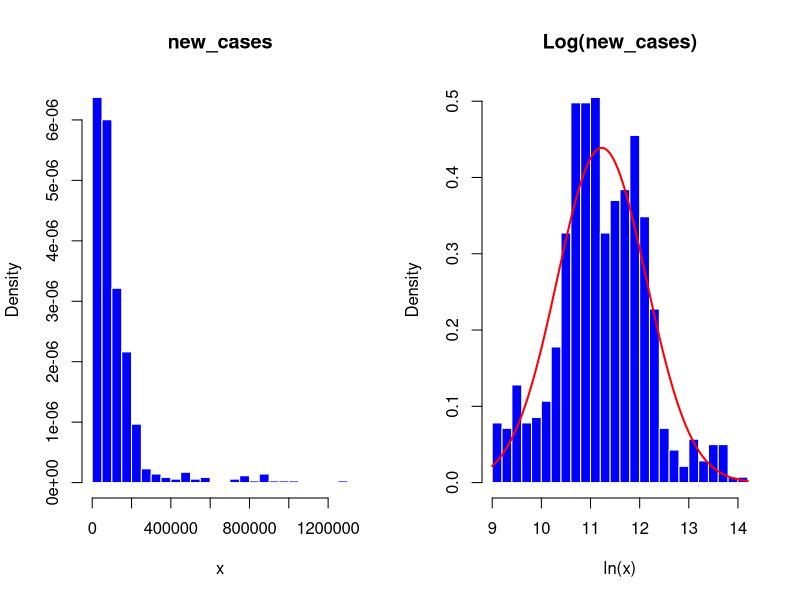
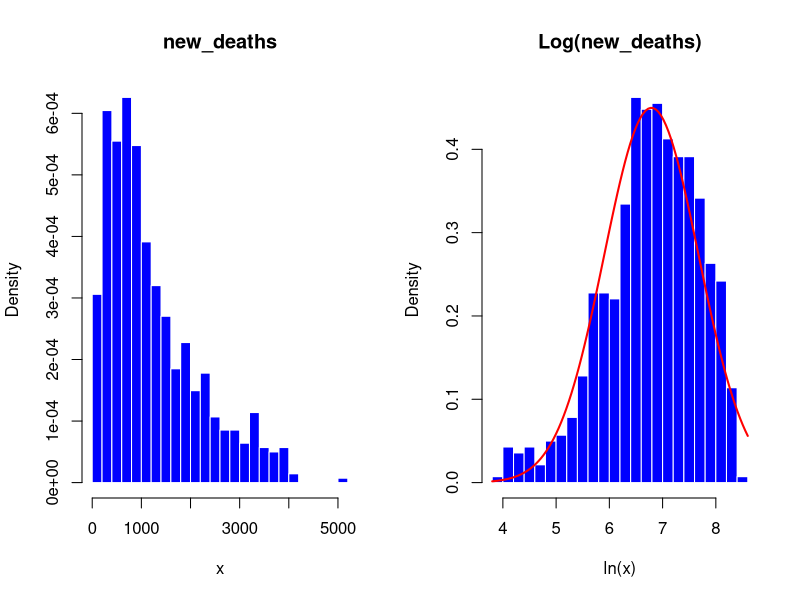
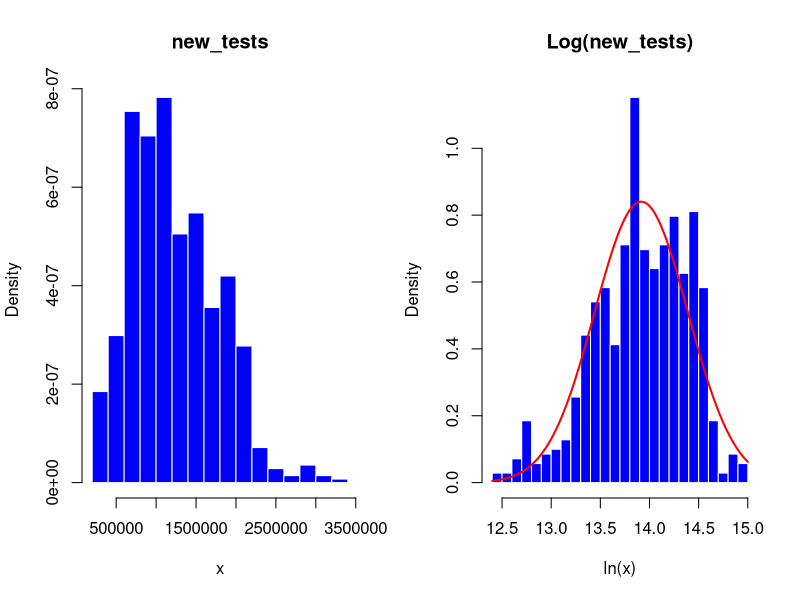
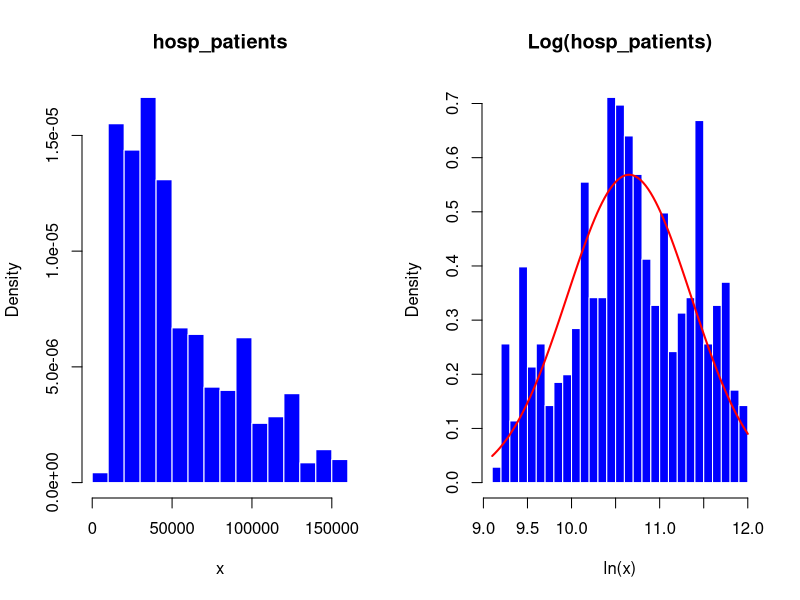
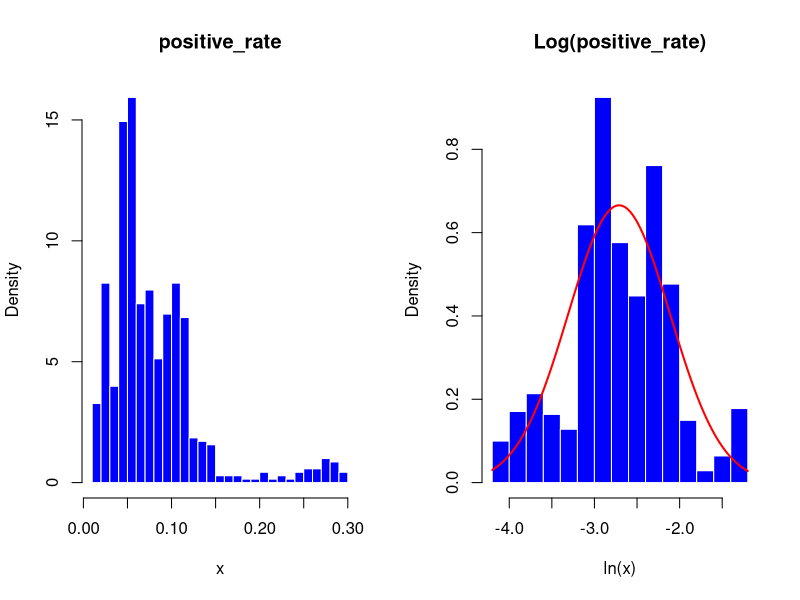
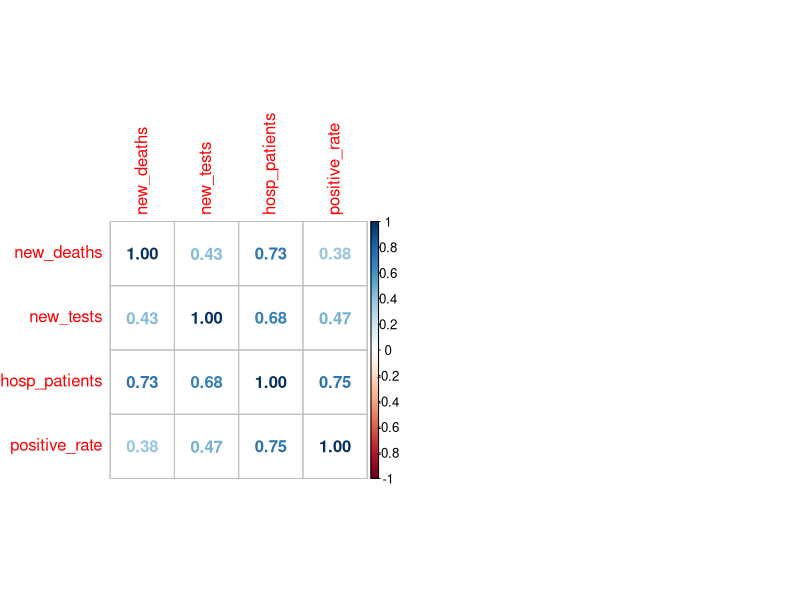
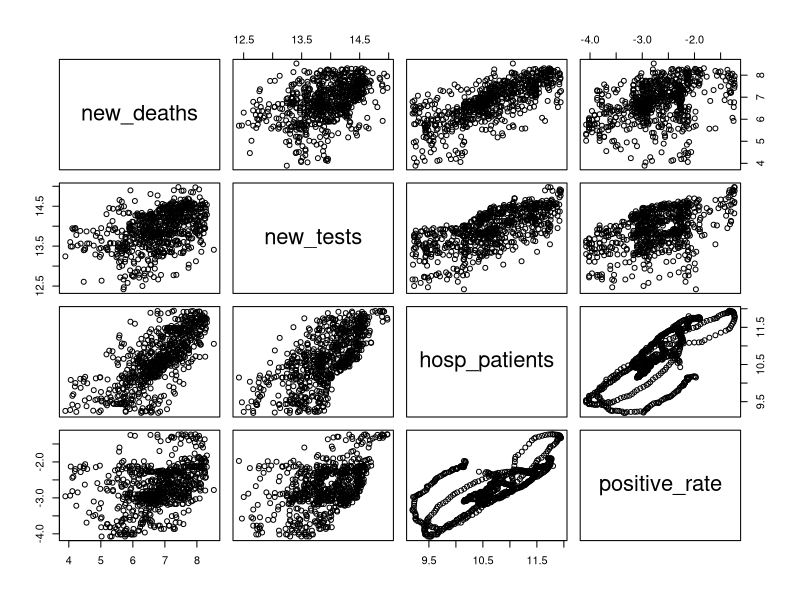
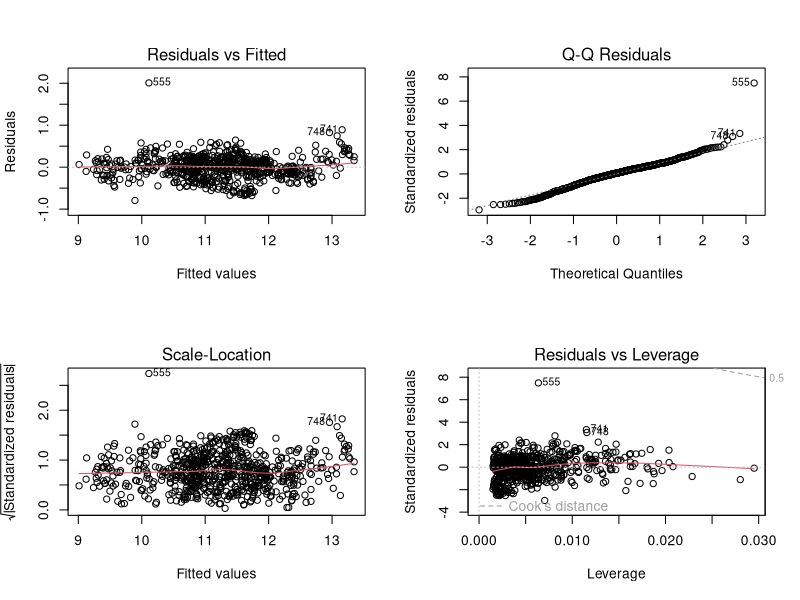

Generate these figures, in order, with R:
## ---- chunk 1
library(dplyr)
library(tidyr)
library(rmarkdown)
library(ggplot2)
library(car)
library(corrplot)

old_data <- read.csv("usa.csv")
paged_table(old_data) # thay thế cho print, in ra bảng đẹp hơn
## ---- chunk 2
new_data <- old_data %>% select(3:14)
paged_table(new_data)
## ---- chunk 3
main_data <- subset(new_data , select = c(new_cases, new_deaths , new_tests, hosp_patients , positive_rate))
## ---- chunk 4
main_data %>% sapply(function(col) sum(is.na(col)))    #Số dữ liệu bị khuyết theo cột
apply(main_data, 2, function(x)sum(is.na(x))/length(x))    #Tỉ lệ dữ liệu bị khuyết
## ---- chunk 5
main_data <- na.omit(main_data)
# main_data[is.na(main_data)] <- 0    #NA <- 0
paged_table(main_data)
## ---- chunk 6
stat_table<-apply(main_data[,c("new_cases", "new_deaths", "new_tests", "hosp_patients", "positive_rate")], 2,
function(x){c(mean(x), median(x), sd(x), min(x), max(x))})
rownames(stat_table)<-c("mean", "median", "sd", "min", "max")
paged_table(as.data.frame(stat_table))
## ---- chunk 7
plot_hist_norm <- function(data, var) {
  # Calculate the variable to plot
  plot_var <- data[[var]]
  par(mfrow = c(1, 2))
  # Histogram of the variable
  # Normal curve overlay
  hist(plot_var, main = paste0(var), xlab = "x",
     col = "blue", border = "white", breaks = 20, freq = FALSE)
  hist(log(plot_var), main = paste0("Log(", var, ")"), xlab = "ln(x)",
     col = "blue", border = "white", breaks = 20, freq = FALSE)
  curve(dnorm(x, mean = mean(log(plot_var)), sd = sd(log(plot_var))), 
        col = "red", lwd = 2, add = TRUE) 
}
for (col_name in colnames(main_data)) {
  # Call plot_hist_norm on each column
  plot_hist_norm(main_data, col_name)
}
## ---- chunk 8
# Apply log data transformation to all variables
for (col_name in colnames(main_data)) {
  main_data[[col_name]] <- log(main_data[[col_name]])
}

stat_table<-apply(main_data[,c("new_cases", "new_deaths", "new_tests", "hosp_patients", "positive_rate")], 2,
function(x){c(mean(x), median(x), sd(x), min(x), max(x))})
rownames(stat_table)<-c("mean", "median", "sd", "min", "max")
paged_table(as.data.frame(stat_table))
## ---- chunk 9
corrplot(cor(main_data %>% select(-c("new_cases"))), method = "number")
## ---- chunk 10
contTab = select(main_data, -c("new_cases"))
pairs(contTab)
## ---- chunk 11
model <- lm(new_cases ~  new_deaths + new_tests + hosp_patients + positive_rate, 
            data = main_data)
modSum <- summary(model)
modSum
# In ra cac he so cua mo hinh
paged_table(as.data.frame(t(model$coefficients)))
## ---- chunk 12
vif(model)
## ---- chunk 13
new_model <- lm(new_cases ~ new_deaths + new_tests + positive_rate,
            data = main_data)
new_modSum <- summary(new_model)
new_modSum
# In ra cac he so cua mo hinh
paged_table(as.data.frame(t(new_model$coefficients)))
vif(new_model)
## ---- chunk 14
model <- new_model
modSum <- summary(model)
## ---- chunk 15
par(mfrow=c(2,2))
plot(model)
par(mfrow=c(1,1))
## ---- chunk 16
SSE <- (model$residuals ^ 2) %>% sum()
SSR <- ((model$fitted.values - mean(main_data$new_cases)) ^ 2) %>% sum()
SST <- ((main_data$new_cases - mean(main_data$new_cases)) ^ 2) %>% sum()
table <- data.frame(SSE, SSR, SST)
# Print the table
paged_table(table)
## ---- chunk 17
anova(model)
## ---- chunk 18
R2 <- SSR / SST
print(paste0("R^2 = ", R2))
## ---- chunk 19
R2_adjusted <- 1 - (nrow(main_data) - 1)/(nrow(main_data) - 5)*(1-R2) 
print(paste0("Adjusted R^2 = ", R2_adjusted))
## ---- chunk 20
error_sd <- sqrt(SSE / (nrow(main_data) - 5))
print(error_sd)
## ---- chunk 21
k <- 3
f <-((nrow(main_data) - k - 1)/k)*(R2 / (1 - R2)) 
print(paste0("F = ", f))
## ---- chunk 22
modSum$fstatistic
pf(modSum$fstatistic[1],modSum$fstatistic[2],modSum$fstatistic[3],lower.tail=FALSE)
## ---- chunk 23
p_values <- modSum$coefficients[,4]
p_values
## ---- chunk 24
confint(model, level = 0.95)
## ---- chunk 25
prediction <- data.frame(new_deaths=c(log(5000)), new_tests=c(log(20000)), positive_rate = c(log(0.2)))
predict(model, prediction , interval = 'confidence')
## ---- chunk 26
prediction_result <- predict(model, prediction, interval = 'confidence')
prediction_result[, 1:3] <- exp(prediction_result[, 1:3])
print(prediction_result)
